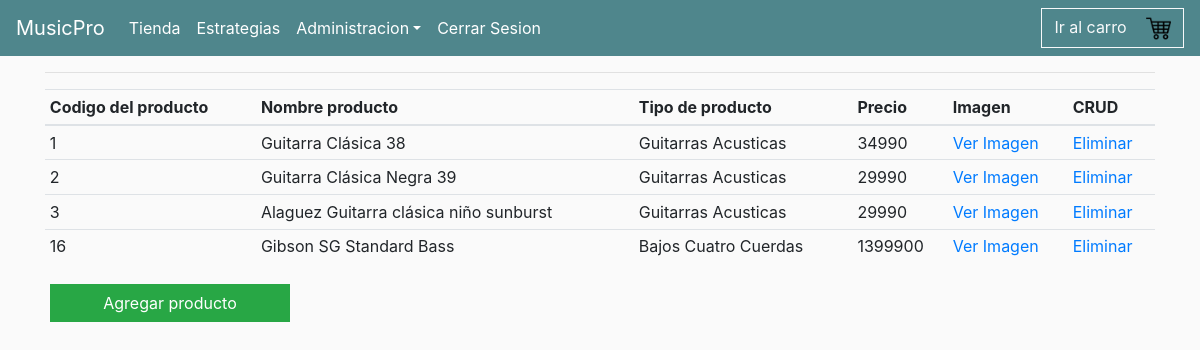
The app's page /bodega/ (signed in) with its own data.
### TiendaMPRO/models.py (models this page shows, shortened)
class Producto(models.Model):
    nom_prod = models.CharField(validators=[MinLengthValidator(3)], max_length=40,verbose_name="Nombre de Producto")
    tipo_prod = models.ForeignKey(TipoProducto, on_delete=models.CASCADE)
    descripcion = models.TextField(max_length=1500,null=True,blank=True)
    precio = models.FloatField(default=0.0)
    imagen = models.ImageField(upload_to="images/producto",null=True,blank=True)

class TipoProducto(models.Model):
    tipo_name = models.CharField(validators=[MinLengthValidator(3)],max_length=40,verbose_name="Tipo de Producto")
    sub_categ = models.ForeignKey(SubCategoria, on_delete=models.CASCADE,verbose_name="SubCategoria")
    def __str__(self):
         return  self.tipo_name

### TiendaMPRO/views.py (the view)
# urls.py: path('bodega/', views.productosBodega, name='bodega'),
def productosBodega(request):
    productos = Producto.objects.all()
    context={'productos' : productos}
    return render(request, 'TiendaMPRO/bodega.html',context)

### TiendaMPRO/models.py (called while the page is built)
    def __str__(self):
        return f'{self.nombre}'

    @property
    def is_staff(self):
        return self.usuario_admin

### TiendaMPRO/templates/TiendaMPRO/bodega.html (shortened to what this page needs)
{% extends 'TiendaMPRO/main.html' %}
{% load static %}
{% block content %}
<div><hr></div>
<table class="table table-sm">
    <thead>
      <tr>
        <th scope="col">Codigo del producto</th>
        <th scope="col">Nombre producto</th>
        <th scope="col">Tipo de producto</th>
        <th scope="col">Precio</th>
        <th scope="col">Imagen</th>
        <th scope="col">CRUD</th>
      </tr>
    </thead>
    <tbody>
      {% for pro in productos %}
        <tr>
            <td data-label="Codigo del producto">{{pro.id}}</td>
            <td data-label="Nombre producto">{{pro.nom_prod}}</td>
            <td data-label="Tipo de producto">{{pro.tipo_prod}}</td>
            <td data-label="Precio">{{pro.precio|floatformat:0}}</td>
            <td data-label="Imagen"><a class="" href="{% url 'imagenProducto' pro.id %}">Ver Imagen</a></td>
            <td data-label="CRUD">
              <a class="" href=""> Eliminar</a>
            </td>
          </tr>
      {% endfor %}
    </tbody>
  </table>
  <div class="form-field centra">
    <form method="get" action="{% url 'addProducto' %}">
      <input class="btn btn-success btn-block" type="submit" value="Agregar producto" />
    </form>
  </div>
{% endblock %}

### TiendaMPRO/static/css/main.css (style rules this page uses)
body { background-color: hsl(0, 0%, 98%); }
.btn { border-radius: 0; }
.form-field { width:250px; display: inline-block; padding: 5px; }
.centra { justify-content: center; }

### records on screen
Producto: id "1", nom_prod "Guitarra Clásica 38", tipo_prod "Guitarras Acusticas", precio "34990"
Producto: id "2", nom_prod "Guitarra Clásica Negra 39", tipo_prod "Guitarras Acusticas", precio "29990"
Producto: id "3", nom_prod "Alaguez Guitarra clásica niño sunburst", tipo_prod "Guitarras Acusticas", precio "29990"
Producto: id "16", nom_prod "Gibson SG Standard Bass", tipo_prod "Bajos Cuatro Cuerdas", precio "1399900"
